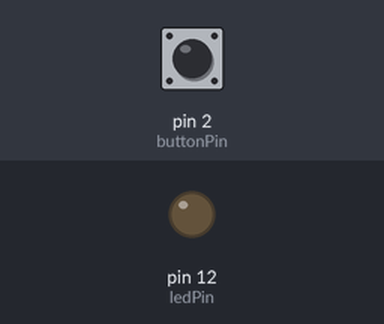
Bench run of a sketch on a simulated Arduino Uno, built with avr-gcc and run on an emulated ATmega328P. Parts: output pins drawn as LEDs (lit = HIGH). Inputs (shaded band) come from the test bench; at power-on: pin 2 (buttonPin) LOW.

Above: at 1.2 s.
1.3 s: pin 2 (buttonPin) pulled HIGH for 0.15 s
At 1.37 s:
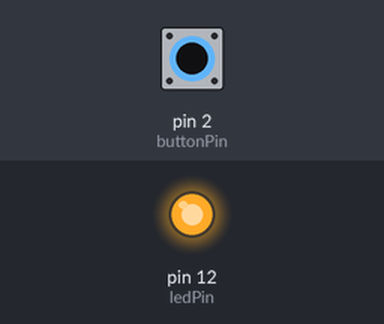
2.9 s: pin 2 (buttonPin) pulled HIGH for 3.2 s
At 6.8 s:
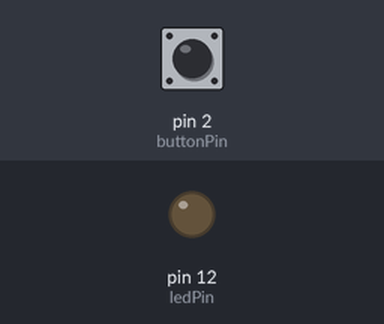
Timing chart, 0 to 8.3 s (numbered marks = the images above; inputs shaded):
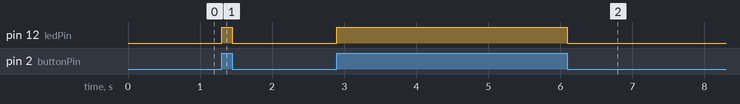

The sketch:

Lesson3_Button.ino
```cpp
int buttonPin = 2;
int ledPin =  12;

int buttonState = 0;

void setup() {
  pinMode(ledPin, OUTPUT);
  pinMode(buttonPin, INPUT);
}

void loop(){
  buttonState = digitalRead(buttonPin);

  if (buttonState == HIGH) {
    digitalWrite(ledPin, HIGH);
  }
  else {
    digitalWrite(ledPin, LOW);
  }
}
```

Measured:
- after the input at 1.3 s, pin 12 (ledPin): LOW → HIGH at once, → LOW 0.15 s later
- after the input at 2.9 s, pin 12 (ledPin): LOW → HIGH at once, → LOW 3.2 s later
